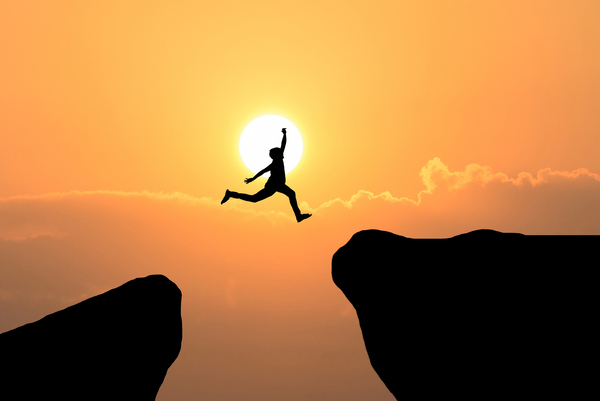
#> input picture PBL/I1.jpg, 600 x 401 px, found by its file name
$ python 'PRA 2.py'
#> lines starting #> are read from the running program, lines starting #| are printed output that depends on the picture
# [75 lines of commented-out code are left out]


import cv2
import numpy as np

img1 = cv2.imread("I1.jpg")
#> img1 is the input picture: shape (401, 600, 3); mean B, G, R 65.4, 122.9, 176.9
img2 = cv2.imread("I2.jpg")
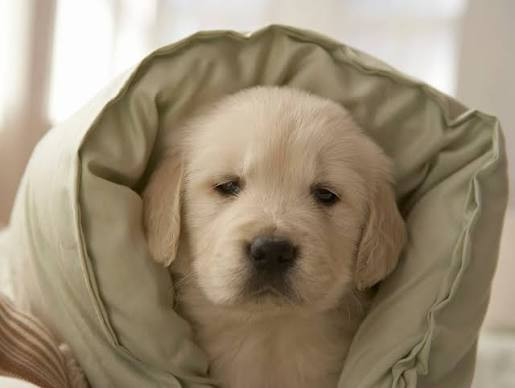
#> input picture PBL/rgb_histogram_equalization_project/samples/I2.jpg, 515 x 388 px, found by its file name
#> img2 is the input picture: shape (388, 515, 3); mean B, G, R 117.9, 140.9, 155.2
dest_not1 = cv2.bitwise_not(img1, mask = None)
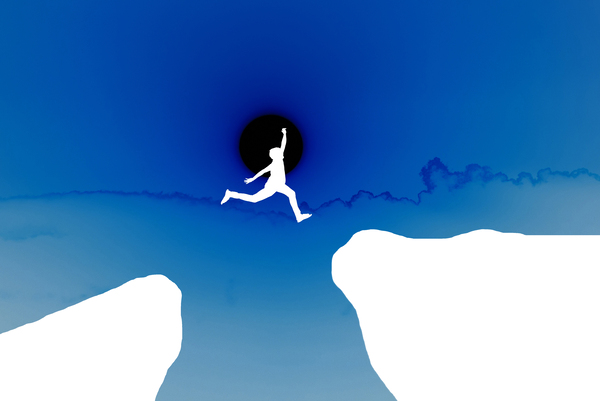
#> dest_not1: shape (401, 600, 3); mean B, G, R 189.6, 132.1, 78.1
dest_not2 = cv2.bitwise_not(img2, mask = None)
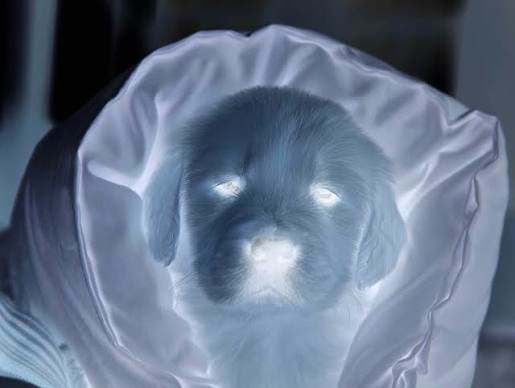
#> dest_not2: shape (388, 515, 3); mean B, G, R 137.1, 114.1, 99.8
cv2.imshow("MANISH", dest_not1)
cv2.imshow("MANISH", dest_not2)
if cv2.waitKey(0) & 0xff == 27:
#> (key Esc is pressed here)
    cv2.destroyAllWindows()
